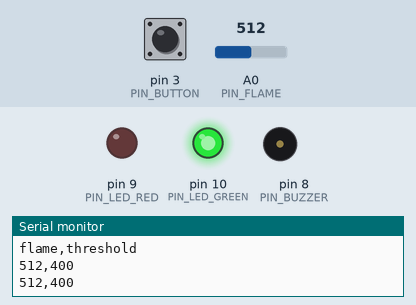
This program was run on a simulated Arduino Uno, built with avr-gcc and run on an emulated ATmega328P. Shown: output pins drawn as LEDs (lit = HIGH), buzzer (waves = sounding, pin HIGH), the last lines printed to the serial monitor. Dashed ring = blinking. The inputs (shaded band) are chosen by the test bench; at power-on: A0 (PIN_FLAME) = 512, pin 3 (PIN_BUTTON) HIGH.

Above: at 1.2 s.
1.3 s: A0 (PIN_FLAME) set to 414
2.8 s: A0 (PIN_FLAME) set to 384
At 3.07 s:
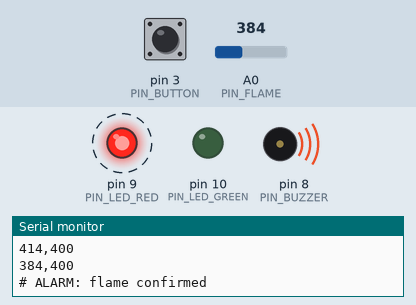
5.8 s: pin 3 (PIN_BUTTON) pulled LOW for 0.15 s
At 6.6 s:
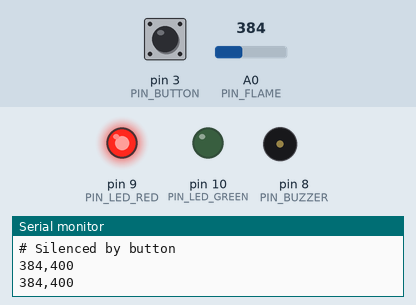
Timing chart, 0 to 8.8 s (numbered marks = the images above; inputs shaded):
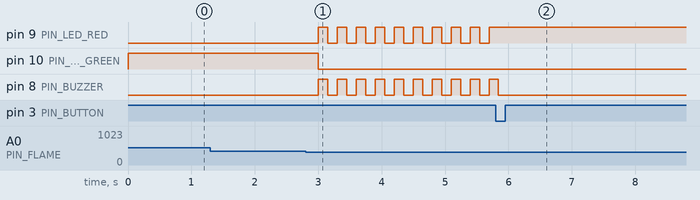

Measured:
- the behaviour switches between 400 and 399 on A0 (PIN_FLAME) (found by bisection; images 0 and 1)
- after the input at 2.8 s, pin 9 (PIN_LED_RED), pin 8 (PIN_BUZZER): alternates HIGH for 0.15 s and LOW for 0.15 s, starting after 0.20 s; pin 10 (PIN_LED_GREEN): HIGH → LOW after 0.20 s
- after the input at 5.8 s, pin 9 (PIN_LED_RED): stops changing and stays HIGH; pin 8 (PIN_BUZZER): goes on until 5.8 s, then stays LOW

The program:

main.cpp
```cpp
#include <Arduino.h>

/*
 * Project 03 — Fire alarm
 * Board: Arduino Uno. Wiring table: ../README.md
 *
 * An IR flame sensor triggers a latching alarm. "Latching" means the buzzer
 * keeps sounding after the flame disappears, until someone presses the
 * button — the same behaviour as a real alarm panel.
 */

#define PIN_FLAME A0       // analog output of the flame module
#define PIN_BUTTON 3       // push button to GND, uses the internal pull-up
#define PIN_BUZZER 8
#define PIN_LED_RED 9
#define PIN_LED_GREEN 10

// On the common KY-026 style module the analog voltage FALLS when the
// sensor sees infrared from a flame. Check your own module on Serial first.
#define FLAME_THRESHOLD 400
#define SAMPLE_INTERVAL_MS 50
#define CONFIRM_SAMPLES 5        // 5 x 50 ms in a row before the alarm starts
#define CLEAR_HOLD_MS 10000UL    // flame-free time needed to re-arm
#define DEBOUNCE_MS 40
#define BLINK_INTERVAL_MS 150
#define REPORT_INTERVAL_MS 500

enum State { MONITORING, ALARM, SILENCED };

static State state = MONITORING;
static int flameReading = 1023;
static uint8_t confirmCount = 0;
static unsigned long lastSampleMs = 0;
static unsigned long lastFlameMs = 0;
static unsigned long lastReportMs = 0;

static bool buttonStable = HIGH;
static bool buttonLastRead = HIGH;
static unsigned long buttonChangedMs = 0;

static bool flameSeen() {
  return flameReading < FLAME_THRESHOLD;
}

// Returns true once per press (falling edge after debounce).
static bool buttonPressed(unsigned long now) {
  const bool reading = digitalRead(PIN_BUTTON);
  if (reading != buttonLastRead) {
    buttonLastRead = reading;
    buttonChangedMs = now;
  }
  if (now - buttonChangedMs > DEBOUNCE_MS && reading != buttonStable) {
    buttonStable = reading;
    return buttonStable == LOW;
  }
  return false;
}

static void setOutputs(bool red, bool green, bool buzzer) {
  digitalWrite(PIN_LED_RED, red ? HIGH : LOW);
  digitalWrite(PIN_LED_GREEN, green ? HIGH : LOW);
  digitalWrite(PIN_BUZZER, buzzer ? HIGH : LOW);
}

void setup() {
  Serial.begin(9600);
  pinMode(PIN_BUTTON, INPUT_PULLUP);
  pinMode(PIN_BUZZER, OUTPUT);
  pinMode(PIN_LED_RED, OUTPUT);
  pinMode(PIN_LED_GREEN, OUTPUT);
  setOutputs(false, true, false);
  Serial.println("flame,threshold");
}

void loop() {
  const unsigned long now = millis();
  const bool pressed = buttonPressed(now);

  if (now - lastSampleMs >= SAMPLE_INTERVAL_MS) {
    lastSampleMs = now;
    flameReading = analogRead(PIN_FLAME);

    if (flameSeen()) {
      lastFlameMs = now;
      if (confirmCount < CONFIRM_SAMPLES) {
        confirmCount++;
      }
    } else {
      confirmCount = 0;
    }
  }

  switch (state) {
    case MONITORING:
      setOutputs(false, true, false);
      if (confirmCount >= CONFIRM_SAMPLES) {
        state = ALARM;
        Serial.println("# ALARM: flame confirmed");
      }
      break;

    case ALARM: {
      const bool blink = (now / BLINK_INTERVAL_MS) % 2 == 0;
      setOutputs(blink, false, blink);
      if (pressed) {
        state = SILENCED;
        Serial.println("# Silenced by button");
      }
      break;
    }

    case SILENCED:
      // Buzzer off, red LED stays on as a reminder until the area is clear.
      setOutputs(true, false, false);
      if (now - lastFlameMs >= CLEAR_HOLD_MS) {
        state = MONITORING;
        confirmCount = 0;
        Serial.println("# Re-armed");
      }
      break;
  }

  if (now - lastReportMs >= REPORT_INTERVAL_MS) {
    lastReportMs = now;
    Serial.print(flameReading);
    Serial.print(",");
    Serial.println(FLAME_THRESHOLD);
  }
}
```
